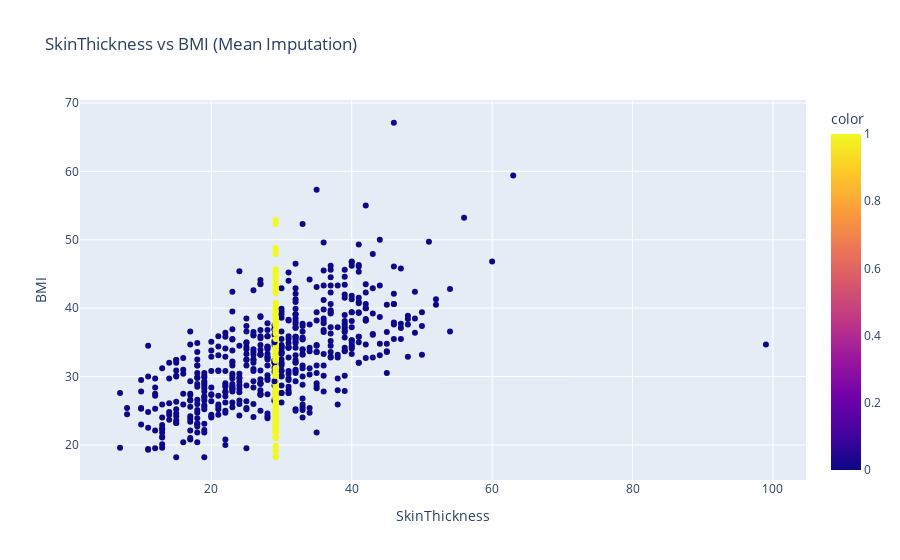

The notebook cell saved with this chart:
### Markdown cell above
### So why is this bad?

Central tendancy imputations should be avoided because they reduce the variance of the data, leading to a higher bias in the data. Perhaps more intuitively, these types of imputations will not consider any of the other variable relationships in your data. We can easily see this with visualisations

### Code cell
nulls = (pima_df["SkinThickness"].isnull() + pima_df["BMI"].isnull()).astype("int")
px.scatter(pima_mean_df, x="SkinThickness", y="BMI", title="SkinThickness vs BMI (Mean Imputation)",
           color=nulls)

### Figure 1 — Plotly figure (JSON) as saved in the notebook; plotly's stock layout.template omitted (floating-point values rounded to 4 significant figures; data arrays with more than 128 entries replaced by an {"elided": "..."} marker saying what was removed)
{"data": [{"hovertemplate": "SkinThickness=%{x}<br>BMI=%{y}<br>color=%{marker.color}<extra></extra>", "legendgroup": "", "marker": {"color": {"elided": "752 int values"}, "coloraxis": "coloraxis", "symbol": "circle"}, "mode": "markers", "name": "", "orientation": "v", "showlegend": false, "type": "scatter", "x": {"elided": "752 float values"}, "xaxis": "x", "y": {"elided": "752 float values"}, "yaxis": "y"}], "layout": {"coloraxis": {"colorbar": {"title": {"text": "color"}}, "colorscale": [[0, "#0d0887"], [0.1111, "#46039f"], [0.2222, "#7201a8"], [0.3333, "#9c179e"], [0.4444, "#bd3786"], [0.5556, "#d8576b"], [0.6667, "#ed7953"], [0.7778, "#fb9f3a"], [0.8889, "#fdca26"], [1, "#f0f921"]]}, "legend": {"tracegroupgap": 0}, "title": {"text": "SkinThickness vs BMI (Mean Imputation)"}, "xaxis": {"anchor": "y", "domain": [0, 1], "title": {"text": "SkinThickness"}}, "yaxis": {"anchor": "x", "domain": [0, 1], "title": {"text": "BMI"}}}}
